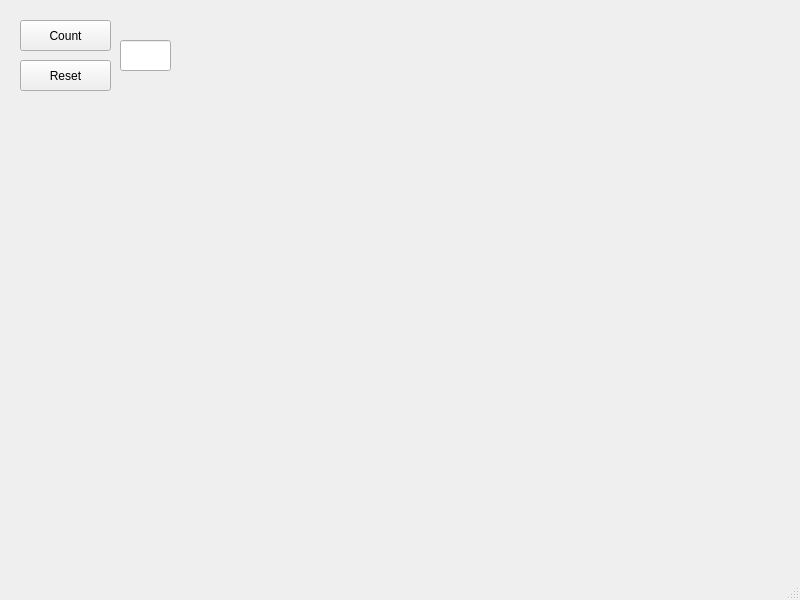
<?xml version="1.0" encoding="UTF-8"?>
<ui version="4.0">
 <class>MainWindow</class>
 <widget class="QMainWindow" name="MainWindow">
  <property name="geometry">
   <rect>
    <x>0</x>
    <y>0</y>
    <width>800</width>
    <height>600</height>
   </rect>
  </property>
  <property name="windowTitle">
   <string>MainWindow</string>
  </property>
  <widget class="QWidget" name="centralwidget">
   <widget class="QPushButton" name="pushButton">
    <property name="geometry">
     <rect>
      <x>20</x>
      <y>20</y>
      <width>91</width>
      <height>31</height>
     </rect>
    </property>
    <property name="text">
     <string>Count</string>
    </property>
   </widget>
   <widget class="QPushButton" name="pushButton_2">
    <property name="geometry">
     <rect>
      <x>20</x>
      <y>60</y>
      <width>91</width>
      <height>31</height>
     </rect>
    </property>
    <property name="text">
     <string>Reset</string>
    </property>
   </widget>
   <widget class="QLineEdit" name="counter">
    <property name="geometry">
     <rect>
      <x>120</x>
      <y>40</y>
      <width>51</width>
      <height>31</height>
     </rect>
    </property>
   </widget>
  </widget>
  <widget class="QMenuBar" name="menubar">
   <property name="geometry">
    <rect>
     <x>0</x>
     <y>0</y>
     <width>800</width>
     <height>21</height>
    </rect>
   </property>
  </widget>
  <widget class="QStatusBar" name="statusbar"/>
 </widget>
 <resources/>
 <connections/>
</ui>
